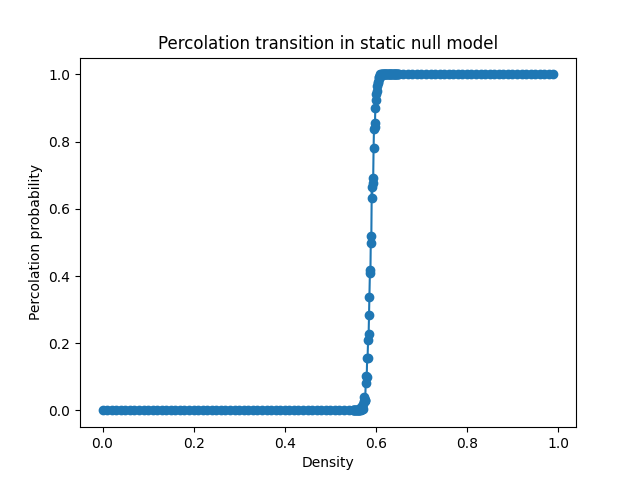

Recreate this plot in Python.
from matplotlib import pyplot as plt
from numpy import loadtxt, transpose
from os import path


if __name__ == '__main__':
    current_path = path.dirname(__file__)
    results_file = path.join(current_path, "..", "..", "results", "null_static", "percolation.txt")

    data = transpose(loadtxt(results_file))
    density, percolation = data[0], data[1]

    plt.title("Percolation transition in static null model")
    plt.plot(density, percolation, "o-")
    plt.xlabel("Density")
    plt.ylabel("Percolation probability")
    plt.savefig("percolation_transition.png")
    plt.show()